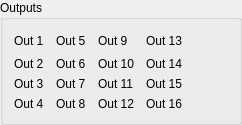
                      <widget class="QGroupBox" name="grp_outputs">
                       <property name="title">
                        <string>Outputs</string>
                       </property>
                       <layout class="QGridLayout" name="gridLayout_17">
                        <item row="1" column="2">
                         <widget class="StatusLabel" name="lblout6">
                          <property name="text">
                           <string>Out 6</string>
                          </property>
                         </widget>
                        </item>
                        <item row="1" column="3">
                         <widget class="HalLedIndicator" name="out6">
                          <property name="diameter">
                           <number>20</number>
                          </property>
                          <property name="color">
                           <color>
                            <red>0</red>
                            <green>220</green>
                            <blue>0</blue>
                           </color>
                          </property>
                          <property name="state">
                           <bool>false</bool>
                          </property>
                         </widget>
                        </item>
                        <item row="1" column="1">
                         <widget class="HalLedIndicator" name="out2">
                          <property name="diameter">
                           <number>20</number>
                          </property>
                          <property name="color">
                           <color>
                            <red>0</red>
                            <green>220</green>
                            <blue>0</blue>
                           </color>
                          </property>
                          <property name="state">
                           <bool>false</bool>
                          </property>
                         </widget>
                        </item>
                        <item row="0" column="3">
                         <widget class="HalLedIndicator" name="out5">
                          <property name="diameter">
                           <number>20</number>
                          </property>
                          <property name="color">
                           <color>
                            <red>0</red>
                            <green>220</green>
                            <blue>0</blue>
                           </color>
                          </property>
                          <property name="state">
                           <bool>false</bool>
                          </property>
                         </widget>
                        </item>
                        <item row="0" column="2">
                         <widget class="StatusLabel" name="statuslabel_23">
                          <property name="text">
                           <string>Out 5</string>
                          </property>
                         </widget>
                        </item>
                        <item row="0" column="8">
                         <spacer name="horizontalSpacer_6">
                          <property name="orientation">
                           <enum>Qt::Horizontal</enum>
                          </property>
                          <property name="sizeHint" stdset="0">
                           <size>
                            <width>40</width>
                            <height>20</height>
                           </size>
                          </property>
                         </spacer>
                        </item>
                        <item row="0" column="5">
                         <widget class="HalLedIndicator" name="out9">
                          <property name="diameter">
                           <number>20</number>
                          </property>
                          <property name="color">
                           <color>
                            <red>0</red>
                            <green>220</green>
                            <blue>0</blue>
                           </color>
                          </property>
                          <property name="state">
                           <bool>false</bool>
                          </property>
                         </widget>
                        </item>
                        <item row="0" column="4">
                         <widget class="StatusLabel" name="statuslabel_51">
                          <property name="text">
                           <string>Out 9</string>
                          </property>
                         </widget>
                        </item>
                        <item row="1" column="0">
                         <widget class="StatusLabel" name="statuslabel_20">
                          <property name="text">
                           <string>Out 2</string>
                          </property>
                         </widget>
                        </item>
                        <item row="0" column="0">
                         <widget class="StatusLabel" name="statuslabel_19">
                          <property name="text">
                           <string>Out 1</string>
                          </property>
                         </widget>
                        </item>
                        <item row="0" column="1">
                         <widget class="HalLedIndicator" name="out1">
                          <property name="diameter">
                           <number>20</number>
                          </property>
                          <property name="color">
                           <color>
                            <red>0</red>
                            <green>220</green>
                            <blue>0</blue>
                           </color>
                          </property>
                          <property name="state">
                           <bool>false</bool>
                          </property>
                         </widget>
                        </item>
                        <item row="0" column="7">
                         <widget class="HalLedIndicator" name="out13">
                          <property name="diameter">
                           <number>20</number>
                          </property>
                          <property name="color">
                           <color>
                            <red>0</red>
                            <green>220</green>
                            <blue>0</blue>
                           </color>
                          </property>
                          <property name="state">
                           <bool>false</bool>
                          </property>
                         </widget>
                        </item>
                        <item row="1" column="4">
                         <widget class="StatusLabel" name="statuslabel_52">
                          <property name="text">
                           <string>Out 10</string>
                          </property>
                         </widget>
                        </item>
                        <item row="2" column="0">
                         <widget class="StatusLabel" name="statuslabel_55">
                          <property name="text">
                           <string>Out 3</string>
                          </property>
                         </widget>
                        </item>
                        <item row="0" column="6">
                         <widget class="StatusLabel" name="statuslabel_53">
                          <property name="text">
                           <string>Out 13</string>
                          </property>
                         </widget>
                        </item>
                        <item row="1" column="7">
                         <widget class="HalLedIndicator" name="out14">
                          <property name="diameter">
                           <number>20</number>
                          </property>
                          <property name="color">
                           <color>
                            <red>0</red>
                            <green>220</green>
                            <blue>0</blue>
                           </color>
                          </property>
                          <property name="state">
                           <bool>false</bool>
                          </property>
                         </widget>
                        </item>
                        <item row="1" column="5">
                         <widget class="HalLedIndicator" name="out10">
                          <property name="diameter">
                           <number>20</number>
                          </property>
                          <property name="color">
                           <color>
                            <red>0</red>
                            <green>220</green>
                            <blue>0</blue>
                           </color>
                          </property>
                          <property name="state">
                           <bool>false</bool>
                          </property>
                         </widget>
                        </item>
                        <item row="1" column="6">
                         <widget class="StatusLabel" name="statuslabel_54">
                          <property name="text">
                           <string>Out 14</string>
                          </property>
                         </widget>
                        </item>
                        <item row="3" column="0">
                         <widget class="StatusLabel" name="statuslabel_56">
                          <property name="text">
                           <string>Out 4</string>
                          </property>
                         </widget>
                        </item>
                        <item row="2" column="2">
                         <widget class="StatusLabel" name="statuslabel_57">
                          <property name="text">
                           <string>Out 7</string>
                          </property>
                         </widget>
                        </item>
                        <item row="3" column="2">
                         <widget class="StatusLabel" name="statuslabel_58">
                          <property name="text">
                           <string>Out 8</string>
                          </property>
                         </widget>
                        </item>
                        <item row="2" column="4">
                         <widget class="StatusLabel" name="statuslabel_59">
                          <property name="text">
                           <string>Out 11</string>
                          </property>
                         </widget>
                        </item>
                        <item row="3" column="4">
                         <widget class="StatusLabel" name="statuslabel_60">
                          <property name="text">
                           <string>Out 12</string>
                          </property>
                         </widget>
                        </item>
                        <item row="2" column="6">
                         <widget class="StatusLabel" name="statuslabel_61">
                          <property name="text">
                           <string>Out 15</string>
                          </property>
                         </widget>
                        </item>
                        <item row="3" column="6">
                         <widget class="StatusLabel" name="statuslabel_62">
                          <property name="text">
                           <string>Out 16</string>
                          </property>
                         </widget>
                        </item>
                        <item row="2" column="1">
                         <widget class="HalLedIndicator" name="out3">
                          <property name="diameter">
                           <number>20</number>
                          </property>
                          <property name="color">
                           <color>
                            <red>0</red>
                            <green>220</green>
                            <blue>0</blue>
                           </color>
                          </property>
                          <property name="state">
                           <bool>false</bool>
                          </property>
                         </widget>
                        </item>
                        <item row="3" column="1">
                         <widget class="HalLedIndicator" name="out4">
                          <property name="diameter">
                           <number>20</number>
                          </property>
                          <property name="color">
                           <color>
                            <red>0</red>
                            <green>220</green>
                            <blue>0</blue>
                           </color>
                          </property>
                          <property name="state">
                           <bool>false</bool>
                          </property>
                         </widget>
                        </item>
                        <item row="2" column="3">
                         <widget class="HalLedIndicator" name="out7">
                          <property name="diameter">
                           <number>20</number>
                          </property>
                          <property name="color">
                           <color>
                            <red>0</red>
                            <green>220</green>
                            <blue>0</blue>
                           </color>
                          </property>
                          <property name="state">
                           <bool>false</bool>
                          </property>
                         </widget>
                        </item>
                        <item row="3" column="3">
                         <widget class="HalLedIndicator" name="out8">
                          <property name="diameter">
                           <number>20</number>
                          </property>
                          <property name="color">
                           <color>
                            <red>0</red>
                            <green>220</green>
                            <blue>0</blue>
                           </color>
                          </property>
                          <property name="state">
                           <bool>false</bool>
                          </property>
                         </widget>
                        </item>
                        <item row="2" column="5">
                         <widget class="HalLedIndicator" name="out11">
                          <property name="diameter">
                           <number>20</number>
                          </property>
                          <property name="color">
                           <color>
                            <red>0</red>
                            <green>220</green>
                            <blue>0</blue>
                           </color>
                          </property>
                          <property name="state">
                           <bool>false</bool>
                          </property>
                         </widget>
                        </item>
                        <item row="3" column="5">
                         <widget class="HalLedIndicator" name="out12">
                          <property name="diameter">
                           <number>20</number>
                          </property>
                          <property name="color">
                           <color>
                            <red>0</red>
                            <green>220</green>
                            <blue>0</blue>
                           </color>
                          </property>
                          <property name="state">
                           <bool>false</bool>
                          </property>
                         </widget>
                        </item>
                        <item row="2" column="7">
                         <widget class="HalLedIndicator" name="out15">
                          <property name="diameter">
                           <number>20</number>
                          </property>
                          <property name="color">
                           <color>
                            <red>0</red>
                            <green>220</green>
                            <blue>0</blue>
                           </color>
                          </property>
                          <property name="state">
                           <bool>false</bool>
                          </property>
                         </widget>
                        </item>
                        <item row="3" column="7">
                         <widget class="HalLedIndicator" name="out16">
                          <property name="diameter">
                           <number>20</number>
                          </property>
                          <property name="color">
                           <color>
                            <red>0</red>
                            <green>220</green>
                            <blue>0</blue>
                           </color>
                          </property>
                          <property name="state">
                           <bool>false</bool>
                          </property>
                         </widget>
                        </item>
                       </layout>
                      </widget>
